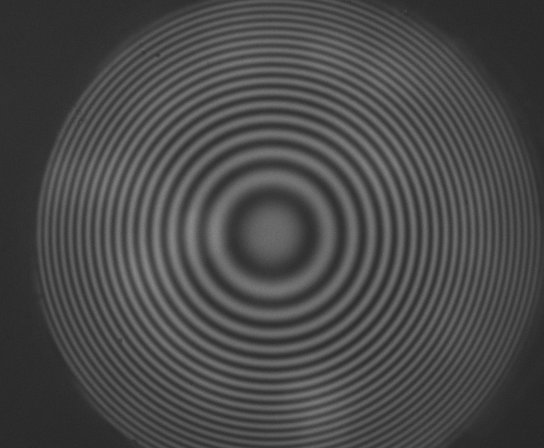
%> input picture 实验3/3-3/figure3.png, 544 x 448 px
$ octave fft_lines_and_rows.m   (GNU Octave 9; MATLAB toolbox functions it lacks are replaced by stand-ins)
%> lines starting %> are read from the running program, lines starting %| are printed output that depends on the picture
% Read the image
img = imread("figure3.png");  % Correct function name is imread, not readimage
%> img is the input picture: size 448x544x3 uint8; min 38, max 137, mean 73.4

% Convert to grayscale if needed
if size(img, 3) == 3  % Better to use size() instead of length() for images
    img = rgb2gray(img);
%> img: size 448x544 uint8
end

% Perform 2D FFT
newton_rings = double(img);  % Convert to double for FFT

% 方法比较
fft_rows = fft(newton_rings,[],1); % 对每列做FFT
fft_cols = fft(newton_rings,[],2); % 对每行做FFT
fft2_result = fft2(newton_rings);

% 显示结果
figure;
subplot(2,2,1); imshow(newton_rings,[]); title('原始图像');
subplot(2,2,2); imshow(log(abs(fftshift(fft_rows))+1),[]); title('fft(,[],1)');
%> after `imshow(log(abs(fftshift(fft_rows))+1),[])`:
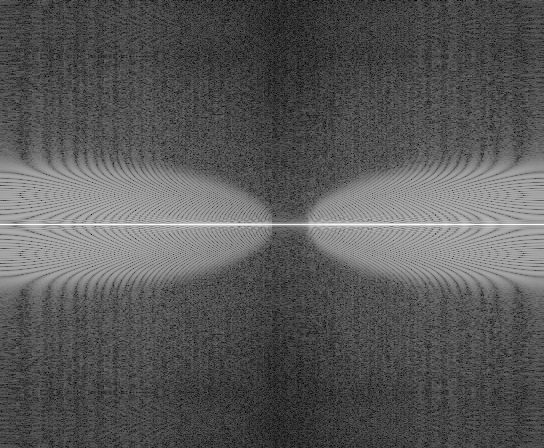
%> displayed picture: size 448x544, on the screen's scale of 0 to 255; min 0, max 255, mean 88.4
subplot(2,2,3); imshow(log(abs(fftshift(fft_cols))+1),[]); title('fft(,[],2)');
%> after `imshow(log(abs(fftshift(fft_cols))+1),[])`:
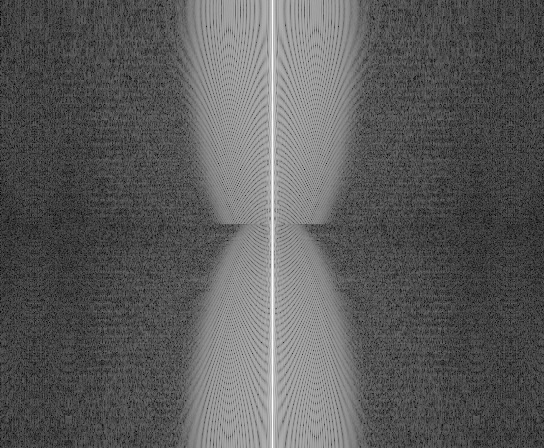
%> displayed picture: size 448x544, on the screen's scale of 0 to 255; min 0, max 255, mean 91.4
subplot(2,2,4); imshow(log(abs(fftshift(fft2_result))+1),[]); title('fft2');
%> after `imshow(log(abs(fftshift(fft2_result))+1),[])`:
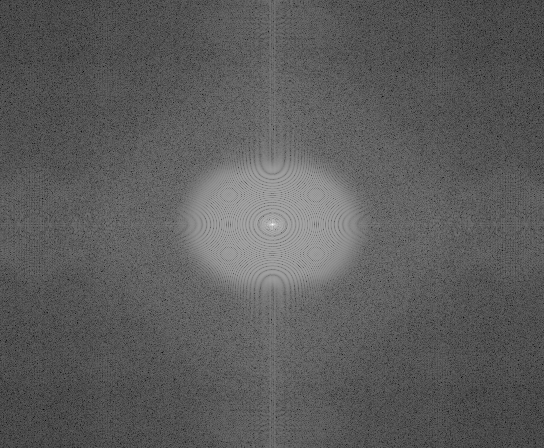
%> displayed picture: size 448x544, on the screen's scale of 0 to 255; min 0, max 255, mean 91.9
